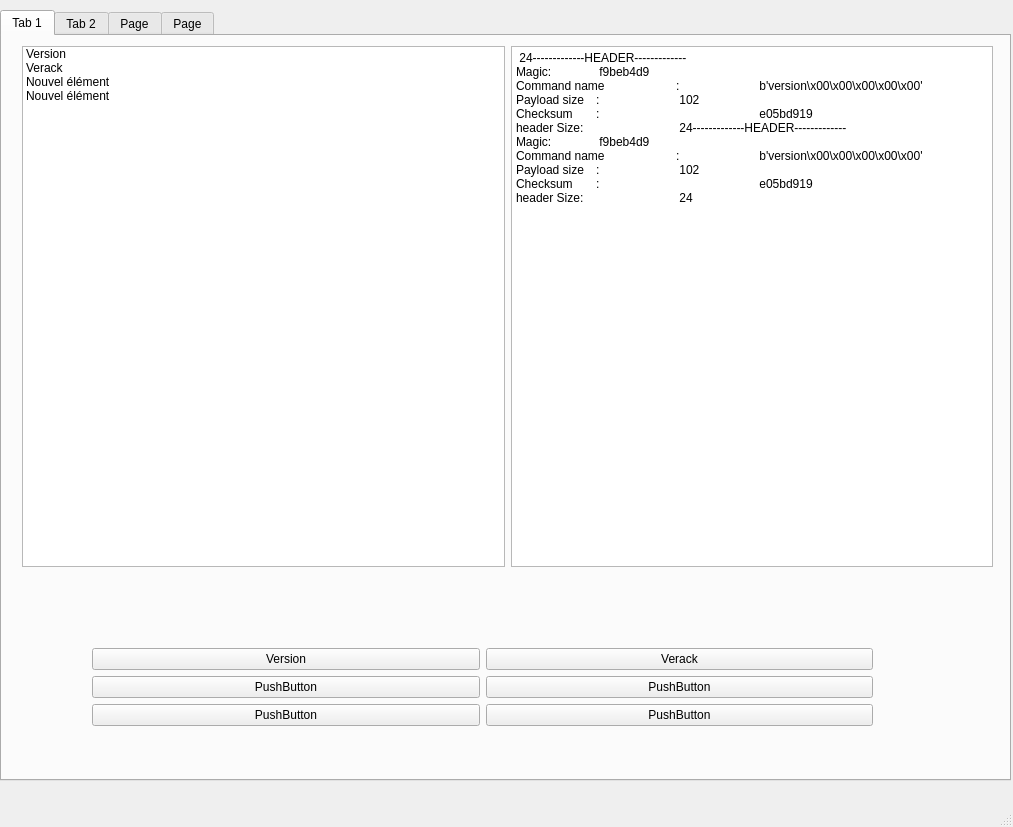
<?xml version="1.0" encoding="UTF-8"?>
<ui version="4.0">
 <class>MainWindow</class>
 <widget class="QMainWindow" name="MainWindow">
  <property name="geometry">
   <rect>
    <x>0</x>
    <y>0</y>
    <width>1013</width>
    <height>827</height>
   </rect>
  </property>
  <property name="windowTitle">
   <string>MainWindow</string>
  </property>
  <widget class="QWidget" name="centralwidget">
   <widget class="QTabWidget" name="tabWidget">
    <property name="geometry">
     <rect>
      <x>0</x>
      <y>10</y>
      <width>1011</width>
      <height>771</height>
     </rect>
    </property>
    <property name="currentIndex">
     <number>0</number>
    </property>
    <widget class="QWidget" name="tab_3">
     <attribute name="title">
      <string>Tab 1</string>
     </attribute>
     <widget class="QWidget" name="verticalLayoutWidget">
      <property name="geometry">
       <rect>
        <x>20</x>
        <y>10</y>
        <width>971</width>
        <height>521</height>
       </rect>
      </property>
      <layout class="QVBoxLayout" name="verticalLayout">
       <item>
        <layout class="QHBoxLayout" name="horizontalLayout">
         <item>
          <widget class="QListWidget" name="listWidget">
           <property name="font">
            <font>
             <underline>false</underline>
            </font>
           </property>
           <property name="autoFillBackground">
            <bool>false</bool>
           </property>
           <item>
            <property name="text">
             <string>Version</string>
            </property>
           </item>
           <item>
            <property name="text">
             <string>Verack</string>
            </property>
           </item>
           <item>
            <property name="text">
             <string>Nouvel élément</string>
            </property>
           </item>
           <item>
            <property name="text">
             <string>Nouvel élément</string>
            </property>
           </item>
          </widget>
         </item>
         <item>
          <widget class="QPlainTextEdit" name="plainTextEdit">
           <property name="enabled">
            <bool>true</bool>
           </property>
           <property name="plainText">
            <string> 24-------------HEADER-------------
Magic:	 f9beb4d9
Command name	:	 b'version\x00\x00\x00\x00\x00'
Payload size	:	 102
Checksum	:		 e05bd919
header Size:		 24-------------HEADER-------------
Magic:	 f9beb4d9
Command name	:	 b'version\x00\x00\x00\x00\x00'
Payload size	:	 102
Checksum	:		 e05bd919
header Size:		 24</string>
           </property>
          </widget>
         </item>
        </layout>
       </item>
      </layout>
     </widget>
     <widget class="QWidget" name="verticalLayoutWidget_2">
      <property name="geometry">
       <rect>
        <x>90</x>
        <y>600</y>
        <width>781</width>
        <height>102</height>
       </rect>
      </property>
      <layout class="QVBoxLayout" name="verticalLayout_2">
       <item>
        <layout class="QGridLayout" name="gridLayout">
         <item row="1" column="0">
          <widget class="QPushButton" name="pushButton_3">
           <property name="text">
            <string>PushButton</string>
           </property>
          </widget>
         </item>
         <item row="1" column="1">
          <widget class="QPushButton" name="pushButton_4">
           <property name="text">
            <string>PushButton</string>
           </property>
          </widget>
         </item>
         <item row="2" column="0">
          <widget class="QPushButton" name="pushButton_5">
           <property name="text">
            <string>PushButton</string>
           </property>
          </widget>
         </item>
         <item row="2" column="1">
          <widget class="QPushButton" name="pushButton_6">
           <property name="text">
            <string>PushButton</string>
           </property>
          </widget>
         </item>
         <item row="0" column="0">
          <widget class="QPushButton" name="pushButton">
           <property name="text">
            <string>Version</string>
           </property>
          </widget>
         </item>
         <item row="0" column="1">
          <widget class="QPushButton" name="pushButton_2">
           <property name="text">
            <string>Verack</string>
           </property>
          </widget>
         </item>
        </layout>
       </item>
      </layout>
     </widget>
    </widget>
    <widget class="QWidget" name="tab_4">
     <attribute name="title">
      <string>Tab 2</string>
     </attribute>
    </widget>
    <widget class="QWidget" name="tab_5">
     <attribute name="title">
      <string>Page</string>
     </attribute>
    </widget>
    <widget class="QWidget" name="tab_6">
     <attribute name="title">
      <string>Page</string>
     </attribute>
    </widget>
   </widget>
  </widget>
  <widget class="QStatusBar" name="statusbar"/>
 </widget>
 <resources/>
 <connections/>
</ui>
